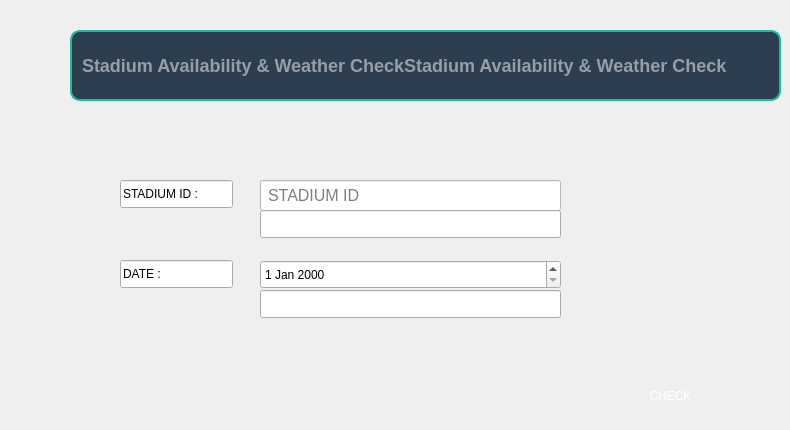
      <widget class="QWidget" name="tab_4">
       <attribute name="title">
        <string>Availability</string>
       </attribute>
       <widget class="QLineEdit" name="stadiumid">
        <property name="geometry">
         <rect>
          <x>120</x>
          <y>180</y>
          <width>113</width>
          <height>28</height>
         </rect>
        </property>
        <property name="text">
         <string>STADIUM ID :</string>
        </property>
        <property name="readOnly">
         <bool>true</bool>
        </property>
       </widget>
       <widget class="QLineEdit" name="date">
        <property name="geometry">
         <rect>
          <x>120</x>
          <y>260</y>
          <width>113</width>
          <height>28</height>
         </rect>
        </property>
        <property name="text">
         <string>DATE :</string>
        </property>
        <property name="readOnly">
         <bool>true</bool>
        </property>
       </widget>
       <widget class="QLineEdit" name="stadiumidinput">
        <property name="geometry">
         <rect>
          <x>260</x>
          <y>180</y>
          <width>301</width>
          <height>31</height>
         </rect>
        </property>
        <property name="font">
         <font>
          <family>Arial</family>
          <pointsize>-1</pointsize>
         </font>
        </property>
        <property name="styleSheet">
         <string notr="true">QLineEdit {
    background-color: white;
    padding: 5px;
    color: black;
    font-size: 16px;
}

/* Hover effect */
QLineEdit:hover {
	border:3px dashed qlineargradient(spread:pad, 
                            x1:0, y1:0, x2:1, y2:1, 
                            stop:0 rgba(255, 0, 0, 255), 
                            stop:0.41 rgba(195, 22, 58, 255), 
                            stop:1 rgba(255, 117, 0, 255));;  ;  ;
}

/* Focus effect */
QLineEdit:focus {
    border:2px solid  qlineargradient(spread:pad, 
                            x1:0, y1:0, x2:1, y2:1, 
                            stop:0 rgba(255, 0, 0, 255), 
                            stop:0.41 rgba(195, 22, 58, 255), 
                            stop:1 rgba(255, 117, 0, 255));;  ;  ;
}
</string>
        </property>
        <property name="placeholderText">
         <string>STADIUM ID</string>
        </property>
       </widget>
       <widget class="QLineEdit" name="IDER">
        <property name="geometry">
         <rect>
          <x>260</x>
          <y>210</y>
          <width>301</width>
          <height>28</height>
         </rect>
        </property>
        <property name="styleSheet">
         <string notr="true">color:rgb(170, 0, 0);</string>
        </property>
        <property name="readOnly">
         <bool>true</bool>
        </property>
       </widget>
       <widget class="QDateEdit" name="dateinput">
        <property name="geometry">
         <rect>
          <x>260</x>
          <y>260</y>
          <width>301</width>
          <height>29</height>
         </rect>
        </property>
       </widget>
       <widget class="QLineEdit" name="DATEER">
        <property name="geometry">
         <rect>
          <x>260</x>
          <y>290</y>
          <width>301</width>
          <height>28</height>
         </rect>
        </property>
        <property name="styleSheet">
         <string notr="true">color:rgb(170, 0, 0);</string>
        </property>
        <property name="readOnly">
         <bool>true</bool>
        </property>
       </widget>
       <widget class="QPushButton" name="checkButton">
        <property name="geometry">
         <rect>
          <x>600</x>
          <y>370</y>
          <width>141</width>
          <height>51</height>
         </rect>
        </property>
        <property name="styleSheet">
         <string notr="true">QPushButton {
background-color:qlineargradient(spread:pad, 
                            x1:0, y1:0, x2:1, y2:1, 
                            stop:0 rgba(255, 0, 0, 255), 
                            stop:0.41 rgba(195, 22, 58, 255), 
                            stop:1 rgba(255, 117, 0, 255));;  ;  
border-radius:10px;
color:white;
}
QPushButton:hover {
    background-color: qlineargradient(x1: 0.25, y1: 0, x2: 0.75, y2: 1, 
                            stop: 0 rgba(0, 255, 254, 255),     
                            stop: 0.26 rgba(38, 170, 196, 255), 
                            stop: 0.67 rgba(89, 85, 131, 255),
                            stop: 1 rgba(0, 238, 255, 255));  ; 
}</string>
        </property>
        <property name="text">
         <string>CHECK</string>
        </property>
       </widget>
       <widget class="QLineEdit" name="lineEdit_5">
        <property name="geometry">
         <rect>
          <x>70</x>
          <y>30</y>
          <width>711</width>
          <height>71</height>
         </rect>
        </property>
        <property name="styleSheet">
         <string notr="true">QLineEdit {
    font-size: 18px;
    font-weight: bold;
    color: white;
    background-color: #2C3E50; /* Dark blue-gray background */
    border: 2px solid #1ABC9C; /* Teal border */
    border-radius: 10px;
    padding: 8px;
    text-align: center;
}
QLineEdit:focus {
    border: 2px solid #E74C3C; /* Red border when focused */
    background-color: #34495E; /* Slightly darker background */
}
</string>
        </property>
        <property name="readOnly">
         <bool>true</bool>
        </property>
        <property name="placeholderText">
         <string>Stadium Availability &amp; Weather CheckStadium Availability &amp; Weather Check</string>
        </property>
       </widget>
      </widget>
